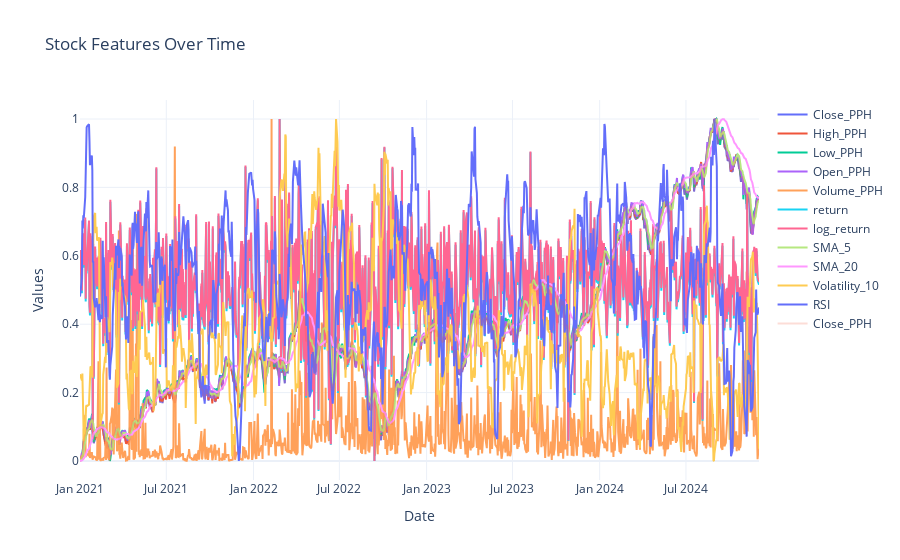

Notebook code cell kept with this figure:
### Code cell
import plotly.graph_objects as go

fig = go.Figure()

# Loop over all columns in df and add them as traces
for col in df.columns:
    fig.add_trace(
        go.Scatter(
            x=df.index,  # Date is the index
            y=df[col],
            name=col
        )
    )

# Optional: highlight 'Close' separately with lower opacity
if 'Close_PPH' in df.columns:
    fig.add_trace(
        go.Scatter(
            x=df.index,
            y=df['Close_PPH'],
            name='Close_PPH',
            opacity=0.2
        )
    )

fig.update_layout(
    title="Stock Features Over Time",
    xaxis_title="Date",
    yaxis_title="Values",
    template="plotly_white"
)

fig.show()

### Figure 1 — Plotly figure (JSON) as saved in the notebook; plotly's stock layout.template omitted (floating-point values rounded to 4 significant figures; data arrays with more than 128 entries replaced by an {"elided": "..."} marker saying what was removed)
{"data": [{"name": "Close_PPH", "type": "scatter", "x": {"elided": "986 str values"}, "y": {"elided": "986 float values"}}, {"name": "High_PPH", "type": "scatter", "x": {"elided": "986 str values"}, "y": {"elided": "986 float values"}}, {"name": "Low_PPH", "type": "scatter", "x": {"elided": "986 str values"}, "y": {"elided": "986 float values"}}, {"name": "Open_PPH", "type": "scatter", "x": {"elided": "986 str values"}, "y": {"elided": "986 float values"}}, {"name": "Volume_PPH", "type": "scatter", "x": {"elided": "986 str values"}, "y": {"elided": "986 float values"}}, {"name": "return", "type": "scatter", "x": {"elided": "986 str values"}, "y": {"elided": "986 float values"}}, {"name": "log_return", "type": "scatter", "x": {"elided": "986 str values"}, "y": {"elided": "986 float values"}}, {"name": "SMA_5", "type": "scatter", "x": {"elided": "986 str values"}, "y": {"elided": "986 float values"}}, {"name": "SMA_20", "type": "scatter", "x": {"elided": "986 str values"}, "y": {"elided": "986 float values"}}, {"name": "Volatility_10", "type": "scatter", "x": {"elided": "986 str values"}, "y": {"elided": "986 float values"}}, {"name": "RSI", "type": "scatter", "x": {"elided": "986 str values"}, "y": {"elided": "986 float values"}}, {"name": "Close_PPH", "opacity": 0.2, "type": "scatter", "x": {"elided": "986 str values"}, "y": {"elided": "986 float values"}}], "layout": {"title": {"text": "Stock Features Over Time"}, "xaxis": {"title": {"text": "Date"}}, "yaxis": {"title": {"text": "Values"}}}}
